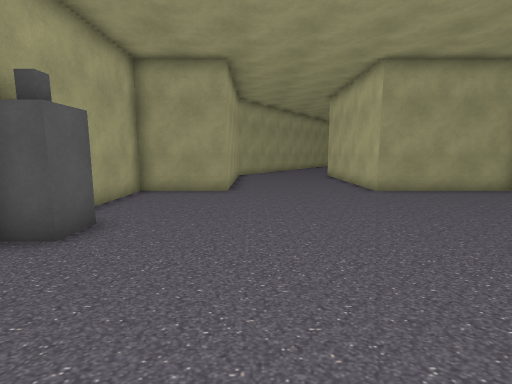
View 1 (above)

14 first-person views from a walk through a Unity game level. The camera is 1.4 m above the floor, tilts 8° down and sees 85° across. Doors are open. The floor is counted in squares, 1 m on a side. Each view is taken from the middle of a square. On the plan, view 1 faces up. The plan holds only what a view shows up to about 14 squares ahead; the rest is blank.

View 2
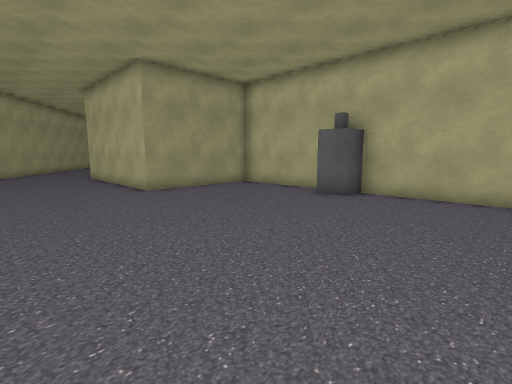

View 3
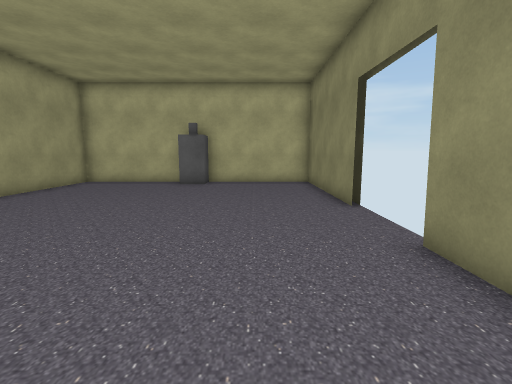

View 4
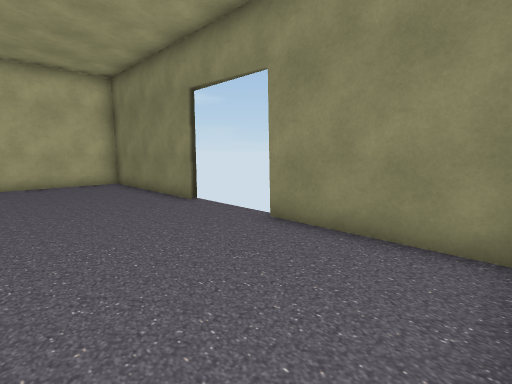

View 5
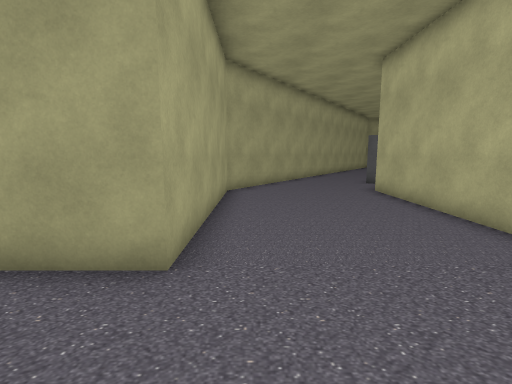

View 6
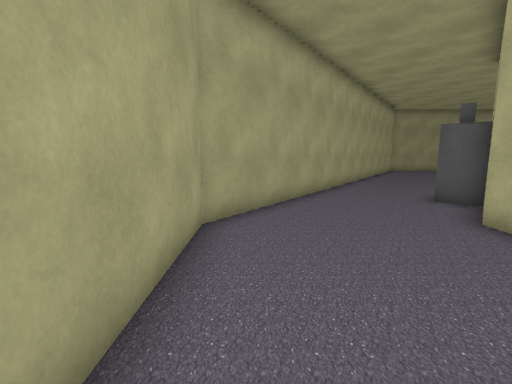

View 7
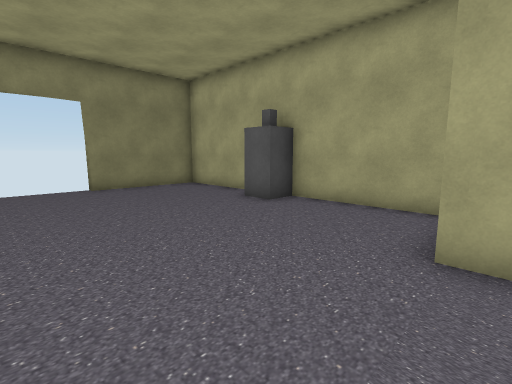

View 8
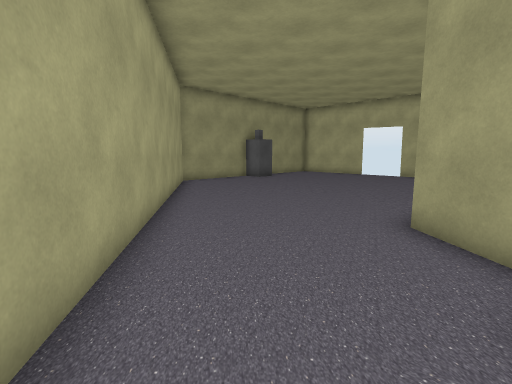

View 9
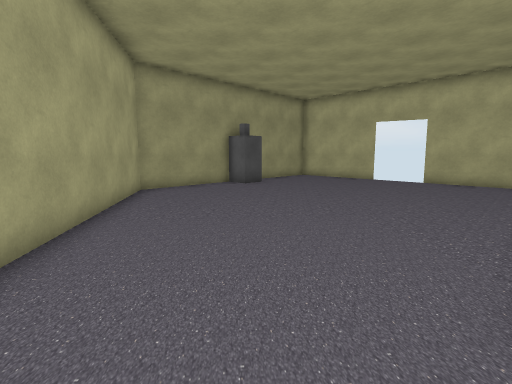

View 10
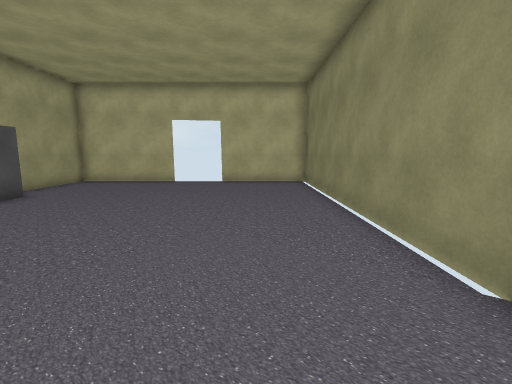

View 11
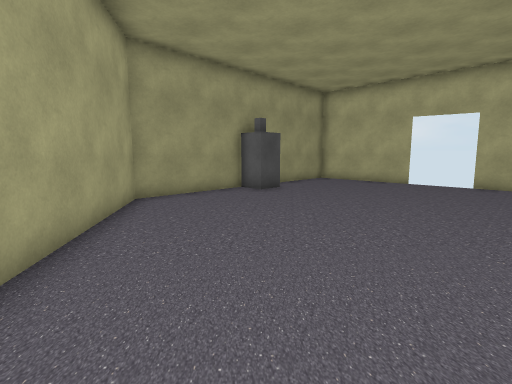

View 12
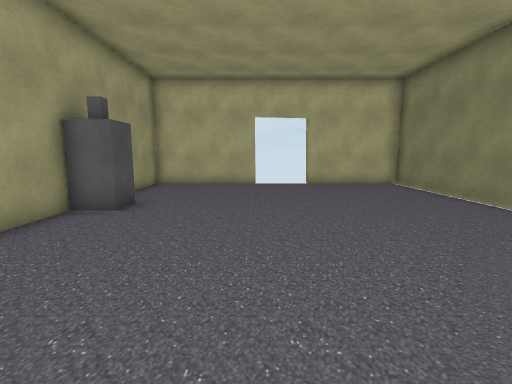

View 13
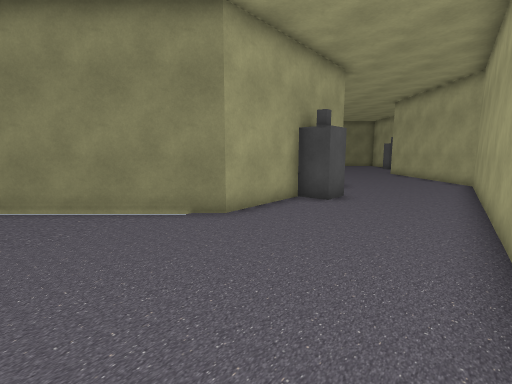

View 14
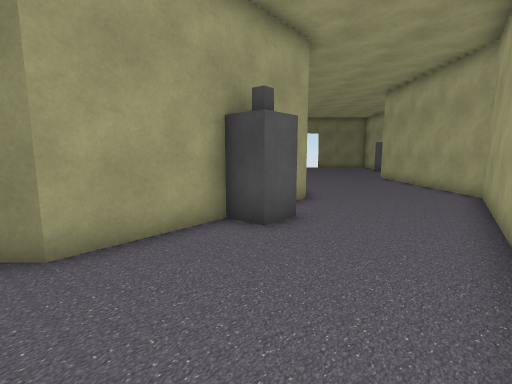

### Floor plan
Points are (right, up) in squares from view 1. A wall is a line through its corners. A room is listed if a view was taken in it or the views show most of it. See-through windows are left out.
Room 1 (views 1, 2, 3, 4, 5, 6, 7)
walls: (-4.3, 3.1) (-4.3, -0.5) (0.2, -0.5); (3.1, -0.5) (9.5, -0.5) (9.5, 4.3) (8.4, 4.3) (8.4, 5.5); (9.5, 5.6) (9.5, 10.2) (4.4, 10.2) (4.4, 17.4); (3.4, -0.8) (4.1, -0.8); (0.1, 19) (-1.1, 17.4) (-1.1, 10.2) (-4.3, 10.2) (-4.3, 5.4) (-3.2, 5.4) (-3.2, 4.3) (-4, 4.3)
ways out: opening at (2.5, 19) to room 2; open door at (1.7, -0.6)
Room 2 (views 8, 9, 10, 11, 12, 13, 14)
walls: (15.9, 32.4) (14.7, 32.4) (14.7, 33.6) (10.4, 33.6) (0.1, 19); (20.8, 29) (20.8, 33.6) (17.1, 33.6); (4.4, 17.4) (5.9, 19.2) (5.1, 19.9) (5.8, 20.7) (6.6, 20) (8.7, 22.6) (20.8, 22.6) (20.8, 26.8)
ways out: opening at (2.5, 19) to room 1; gap at (21, 29)

Positions as (right, up) in squares from view 1, and headings:
1: (0, 0), facing up
2: (0, 0), facing up-right
3: (-4, 2), facing right
4: (-4, 4), facing down-right
5: (0, 7), facing up
6: (0, 12), facing up
7: (3, 11), facing down-left
8: (3, 21), facing up-right
9: (6, 23), facing up-right
10: (7, 25), facing right
11: (7, 25), facing up-right
12: (8, 29), facing right
13: (8, 29), facing down
14: (6, 26), facing down
